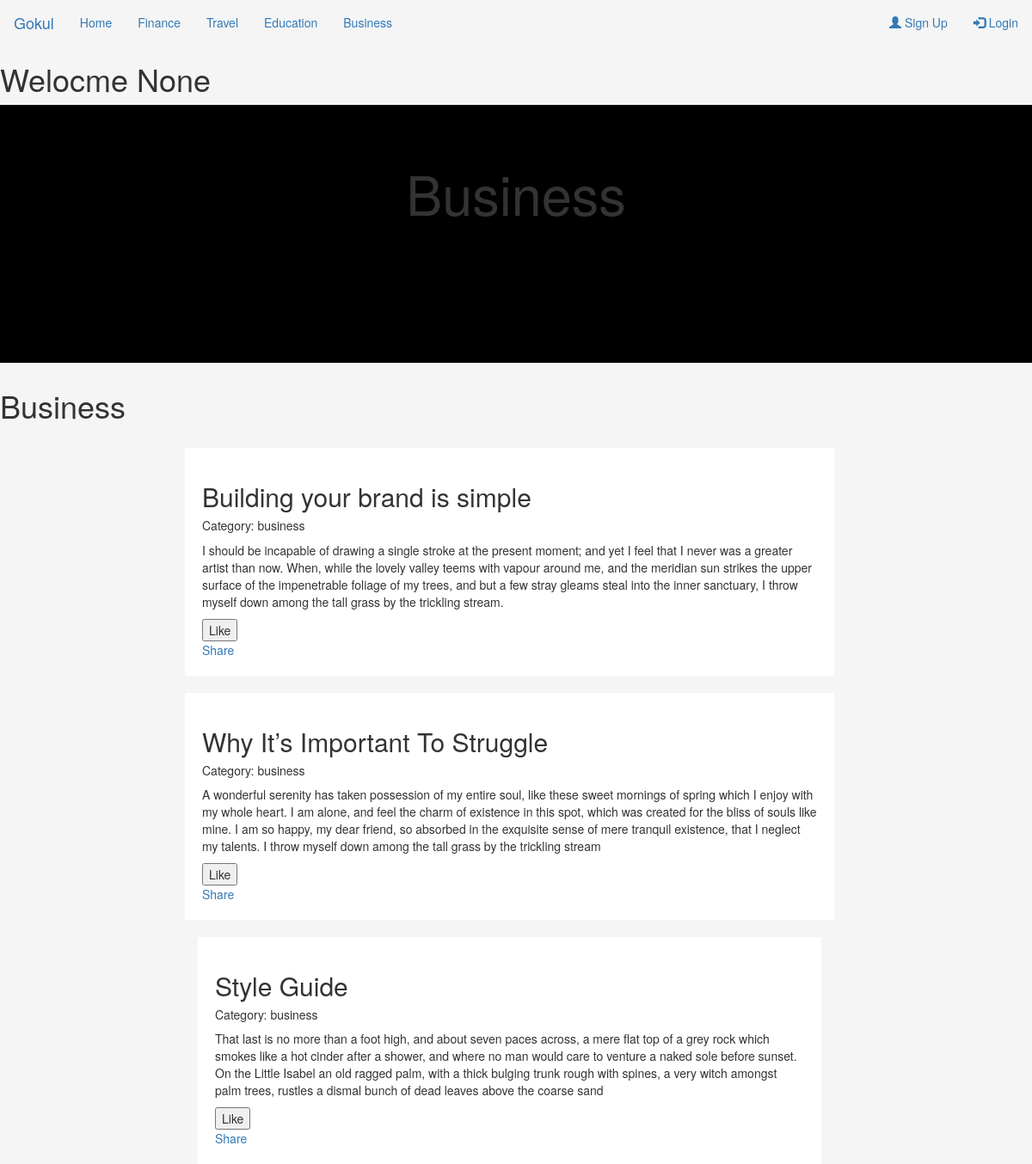
Before: /home/business/ with the older database file.
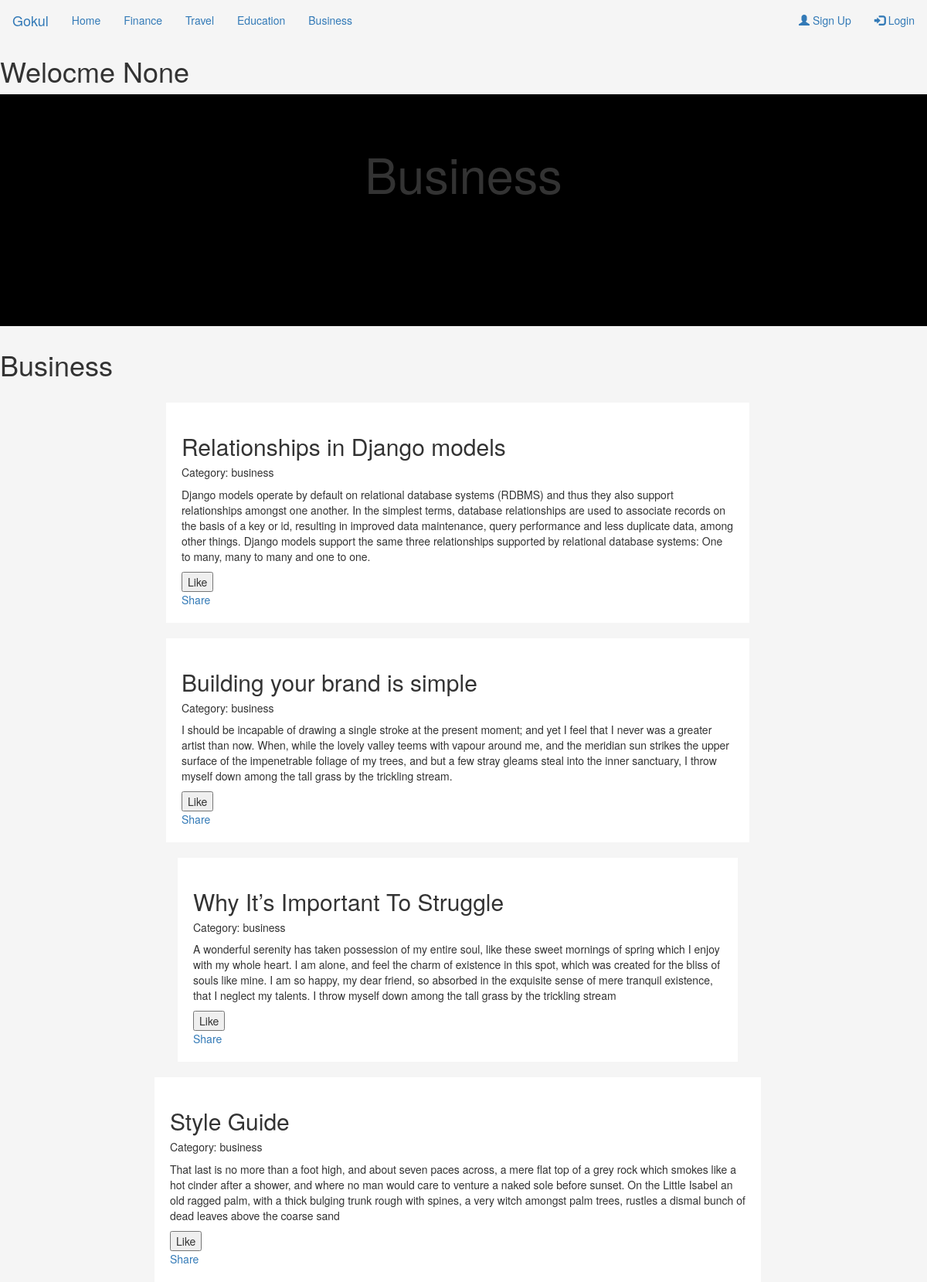
After: the same page with the newer database file.
### home/models.py (models this page shows)
class Post(models.Model):
	title = models.CharField(max_length=60, null=True)
	description = models.TextField(null=True)
	category = models.CharField(max_length=20, null=True)

### home/views.py (the view)
def business(request):
	if request.method == "POST":
		if request.POST.get('title'):
			title  = request.POST.get('title')
			description  = request.POST.get('description')
			Post.objects.create(title=title, description=description, category="business")
	post = Post.objects.filter(category="business").order_by('-id')
	return render(request, 'home/business.html', {'post':post})

### home/templates/home/business.html (shortened to what this page needs)
{% extends "base.html" %}
{% block banner %}
    <div class="jumbotron text-center  ban">
      <h1 text-color="white">Business</h1>
    </div>
{% endblock %}
{% block content %}
    <h1>Business</h1>
    <div class="container">
		<div class="row">
		  <div class="leftcolumn">
		  {% for p in post %}
			    <div class="card">
		    		<h2>{{p.title}}</h2>
		    		<h5> Category: {{p.category}}</h5>
		    		<p>{{p.description}}</p>
		    		<form method="Post" action="/home/index/">{% csrf_token%}
		    			<input type="submit" name="Like" value="Like">
		    		</form>
		    		<a href="https://www.facebook.com/sharer/sharer.php?u=http://127.0.0.1:8000/home/comment/{{p.id}}">
					Share
					</a>
				 </div>
			    </div>
		    {% endfor %}
{% endblock %}

### home/templates/base.html (shortened to what this page needs)
<!DOCTYPE html>
<html lang="en">
<head>
  {% load static %}
  <link rel="stylesheet" href="https://maxcdn.bootstrapcdn.com/bootstrap/3.3.7/css/bootstrap.min.css">
  <link rel="stylesheet" href="{% static 'css/styles.css' %}">
</head>
<body>
	 <nav class="navbar">
	  <div class="container-fluid">
	    <div class="navbar-header">
	      <a class="navbar-brand" href="/">Gokul</a>
	    </div>
	    <ul class="nav navbar-nav">
	      <li class="active"><a href="/">Home</a></li>
	      <li><a href="/home/about/">Finance</a></li>
	      <li><a href="/home/contact">Travel</a></li>
	      <li><a href="/home/education">Education</a></li>
	      <li><a href="/home/business">Business</a></li>
	    </ul>
	    <ul class="nav navbar-nav navbar-right">
	    	{% if request.user.id %}
		      <li><a href="/signup/logout"><span class="glyphicon glyphicon-user"></span> Logout</a></li>
		    {% else %}
		      <li><a href="/signup/register"><span class="glyphicon glyphicon-user"></span> Sign Up</a></li>
		      <li><a href="/signup"><span class="glyphicon glyphicon-log-in"></span> Login</a></li>
		    {% endif %}
	    </ul>
	  </div>
	</nav>
<h1>Welocme {{request.user.id}}</h1>
	{% block banner %} {% endblock %}
      {% block content %}{% endblock %}
</body>
</html>

### home/static/css/styles.css (style rules this page uses)
body { background-color: #F5F5F5; }
.ban { background-color: black; height: 300px; }
.navbar { margin-bottom: 0px !important; }
.card { background-color: white; padding: 20px; margin-top: 20px; margin-left: 200px; margin-right: 215px; }

Changed rows visible on the page:
added Post: title "Relationships in Django models", category "business", description "Django models operate by default on relational database systems (RDBMS) and thus they also support relationships amongst one another. In the simplest terms, database relationships are used to associate records on the basis of a key or id, resulting in improved data maintenance, query performance and less duplicate data, among other things. Django models support the same three relationships supported by relational database systems: One to many, many to many and one to one."
